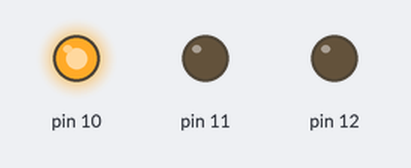
This sketch was run on a simulated Arduino Uno, built with avr-gcc and run on an emulated ATmega328P. Shown: output pins drawn as LEDs (lit = HIGH).

Above: at 0.2 s.
At 1.2 s:
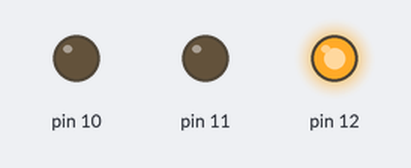
At 2.7 s:
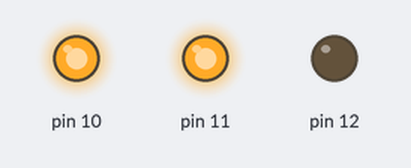
At 3.2 s:
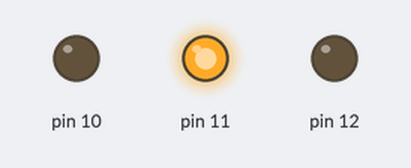
At 3.7 s:
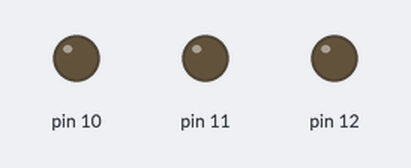
At 4.7 s:
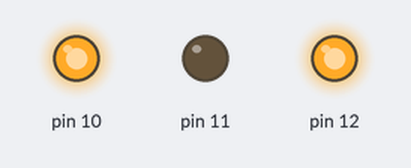
Timing chart, 0 to 5.2 s (numbered marks = the images above):
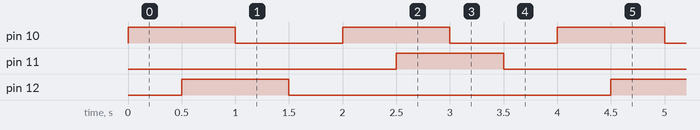

Measured:
- by itself, pin 10: alternates HIGH for 1.0 s and LOW for 1.0 s
- by itself, pin 11, pin 12: alternates HIGH for 1.0 s and LOW for 3.0 s
- by itself, everything shown: repeats every 4.0 s, in 8 steps

The sketch:

siren.ino
```cpp
void setup() {
  Serial.begin(9600);
  pinMode(12, OUTPUT);
  pinMode(11, OUTPUT);
  pinMode(10, OUTPUT);
}

void loop() {
  digitalWrite(10, HIGH);
  delay(500);

  digitalWrite(12, HIGH);
  delay(500);

  digitalWrite(10, LOW);
  delay(500);

  digitalWrite(12, LOW);
  delay(500); \

  digitalWrite(10, HIGH);
  delay(500);

  digitalWrite(11, HIGH);
  delay(500);

  digitalWrite(10, LOW);
  delay(500);

  digitalWrite(11, LOW);
  delay(500);


}
```
